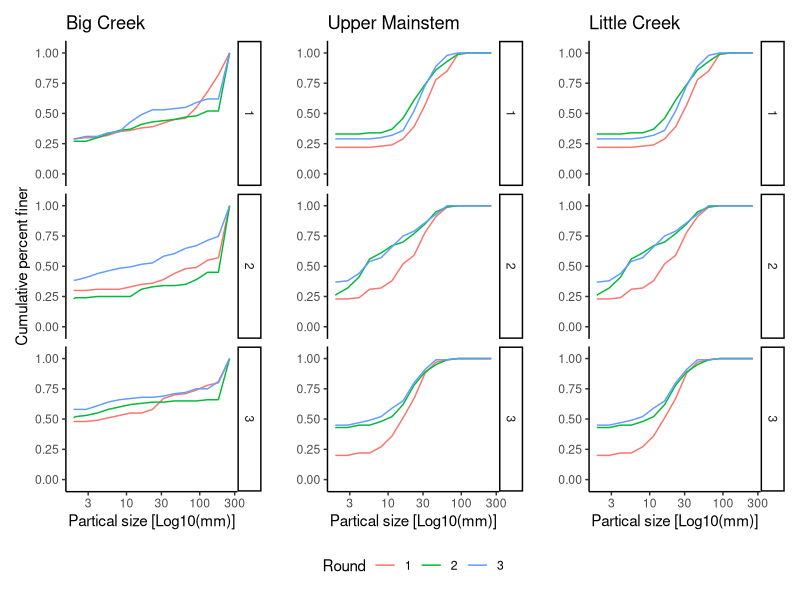
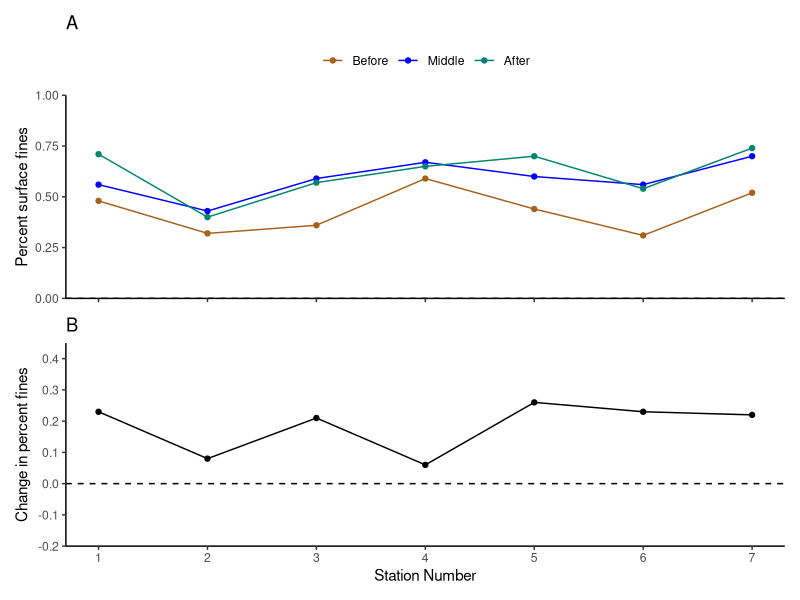
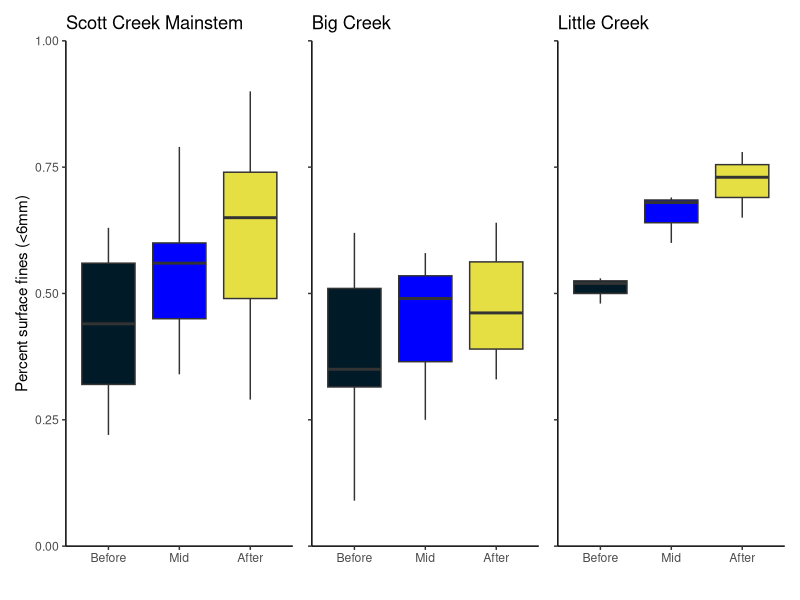
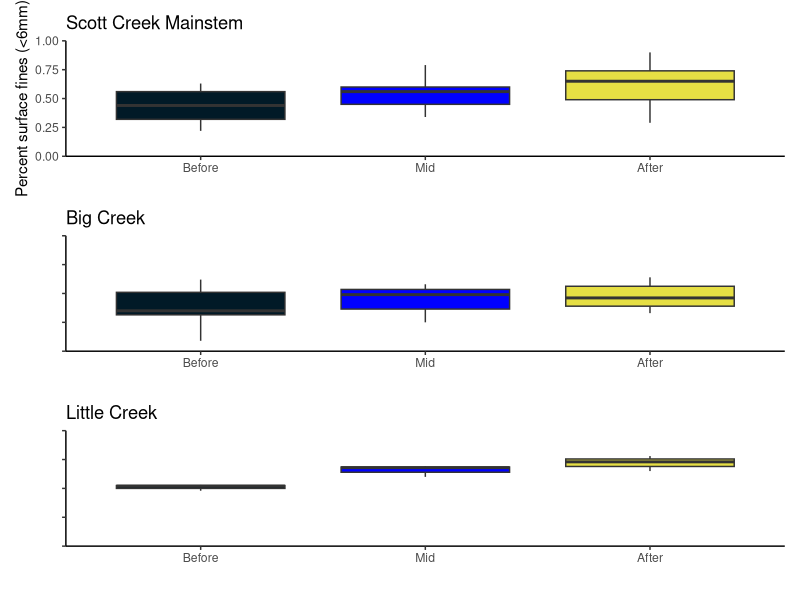
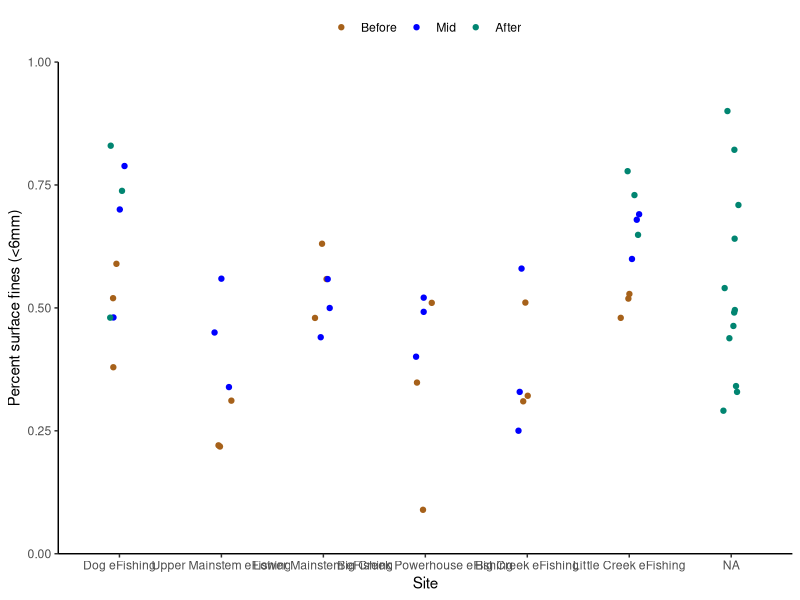
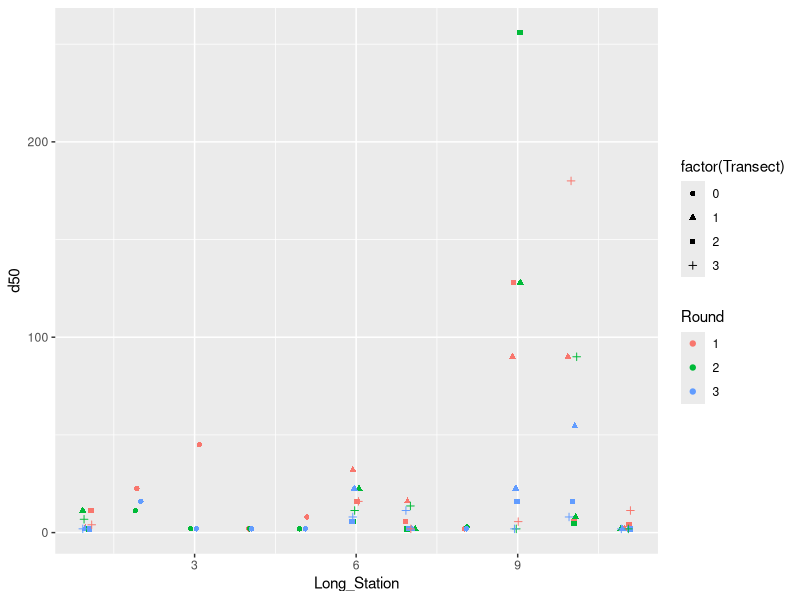

Here is the R script that generated these plots, in order: (Note: this script raises an error after producing the figures.)
###############################################
##
## Script name: 3_Pebble_Count_Data_Round3.R
##
## Goals: 1. Visualize the sediment distributions at each site/transect. 
##           (Data needs to be manipulated from size class counts (summaries) 
##           to individual pebbles).
##
##        2. Estimate the change in the amount of surface fines at each transect
##           (reported as % change over time). Note: The cuttoff for "fines" in 
##           the litterature is a bit ambiguous. For now we will stick with 
##           "fines" meaning <6mm (though <8mm could also been used).
##
##        3. Compare how different surface summary statistics (i.e. Dx) changed 
##           after the “first flush” at 1.A each site and 1.B longitudinally 
##           along the mainstem and Big Creek.
##
## Note: See https://github.com/RMBond/ScottCreek-WY21_CZUFire_Poster for project information.
##
###############################################

#Load packages
library(tidyverse)
library(dplyr)
library(lubridate)
# library(ggplot2)
library(patchwork)

#1. Read in the data ####

#Input file contains 3 rounds of data (round 3 is after all precipitation had stopped whareas round 2 was in the middle of the Winter a.k.a. first flush).
pc.dat <- read.csv("Data/Scott_Creek_Pebble_20210802.csv", sep = ",", header = T) #1104 obs of 7 var. 

#2. Do some data wrangling ####

pc <- pc.dat %>% #Start formatting columns into r "tidy" structure.
  mutate(Date = mdy(Date)) %>% 
  mutate(Round = as.factor(Round)) %>% #change column to type = factor
  mutate(Long_Station = as.numeric(Long_Station)) %>% #change column to type = numeric.
  mutate(Category_total = as.numeric(Category_total)) %>% #change column to type = numeric.
  # mutate(Transect = replace_na(Transect, 0)) %>% #replace na (for PCX transects) with a zero 
  group_by(Round, Site, Transect) %>% #Tells r to group each individual transect worth of data to calculate % finer.
  arrange(Size_class_mm) %>% #makes sure data goes from smallest to larges pebble sizes.
  mutate(Percent_finer = cumsum(Category_total)/sum(Category_total)) #create column for percent finer than. 

#Check the data structure

str(pc)

#3. Cumulative percent finer plots for the eFishing sites ####
#Goal: Quickly visualize some of the transect changes between survey rounds.
#      (Not intended for the poster). 

test.bc <- pc %>% 
  filter(Long_Station == 9)

#Big Creek Plot - Subtle changes in sediment.
bc <- ggplot(test.bc, aes(Size_class_mm, Percent_finer, color = Round)) +
  geom_line() +
  facet_grid(Transect ~ .) +
  scale_x_log10(name = "Partical size [Log10(mm)]") +
  scale_y_continuous(name = "Cumulative percent finer", limits = c(0,1), expand = c(0,.1)) +
  # scale_color_manual(values = c("#a6611a", "#018571")) +
  theme_classic() +
  ggtitle("Big Creek")

test.um <- pc %>% 
  filter(Long_Station == 6)

#Upper Mainstem Plot - Fines have increased substantially in the upper watershed. 
um <- ggplot(test.um, aes(Size_class_mm, Percent_finer, color = Round)) +
  geom_line() +
  facet_grid(Transect ~ .) +
  scale_x_log10(name = "Partical size [Log10(mm)]") +
  scale_y_continuous(name = "", limits = c(0,1), expand = c(0,.1)) +
  # scale_color_manual(values = c("#a6611a", "#018571")) +
  theme_classic() +
  ggtitle("Upper Mainstem")

#Little Creek Plot
test.lc <- pc %>% 
  filter(Long_Station == 11)

lc <- ggplot(test.um, aes(Size_class_mm, Percent_finer, color = Round)) +
  geom_line() +
  facet_grid(Transect ~ .) +
  scale_x_log10(name = "Partical size [Log10(mm)]") +
  scale_y_continuous(name = "", limits = c(0,1), expand = c(0,.1)) +
  # scale_color_manual(values = c("#a6611a", "#018571")) +
  theme_classic() +
  ggtitle("Little Creek")

#Put plots together using patchwork
bc + um + lc +
  plot_layout(guides = 'collect') & 
  theme(legend.position = 'bottom') 
# plot_annotation(caption = 'If the blue line starts above the tan line, it means the surface sediment became finer after the first flush.')

# ggsave("Figures/PC_20210406_5x4.jpg", width = 5, height = 4, units = "in", dpi = 650, device = "jpg")


#4. Percent fines (<6mm) along the mainstem by station number (pc2)####
#Goal: Visualize the amount (percent surface fines along the mainstem. Station number is used to lign up the sites from downstream to upstream.

pc2.mainstem.fines <- pc %>% 
  filter(Size_class_mm == 5.6) %>% #select the fines size class.
  filter(Long_Station < 8) %>% #mainstem stations
  filter(Transect == 0 | Transect == 2) #use T2 (midpoint) for each eFishing reach.

a <- ggplot(pc2.mainstem.fines, aes(x = Long_Station, y = Percent_finer, color = Round)) +
  geom_line() +
  geom_point() +
  scale_y_continuous(name = "Percent surface fines", limits = c(0,1.0), expand = c(0,0)) +
  scale_x_continuous(name = "Station Number", limits = c(1,7), breaks = seq(0,7,1)) +
  scale_color_manual(values = c("#a6611a", "blue","#018571"), labels = c("Before", "Middle","After")) +
  theme_classic() +
  geom_hline(yintercept = 0, lty = 2) +
  labs(title = "A") +
  # subtitle = "Flow is from right (upstream) to left (downstream)") +
  # caption = "The meainstem between Big and Little Creeks (Station 3) and the upper watershed \n (Stations 6 and 7) had the biggest increases in fine sediment.")
  theme(axis.title.x = element_blank(),
        axis.text.x = element_blank(),
        legend.position = "top",
        legend.title = element_blank())

#5. Caculate change in % fines (<6mm) for each transect (pc2) ####
#Goal: Caculate the change in % fines (<6mm) between the two survey rounds for each transect and site.

#Subset data by Round
pc2.r1 <- pc %>%
  filter(Round == 1) %>% #Round 1 data
  filter(Size_class_mm == 5.6) #focus on the 5.6 size class for each transect

# pc2.r2 <- pc %>%
#   filter(Round == 2) %>% #Round 2 data
#   filter(Size_class_mm == 5.6) #focus on the 5.6 size class for each transect

pc2.r3 <- pc %>%
  filter(Round == 3) %>% #Round 2 data
  filter(Size_class_mm == 5.6) #focus on the 5.6 size class for each transect

#Spread data into long format to calculate % change
pc2 <- full_join(pc2.r1, pc2.r3, by = c("Long_Station", "Transect")) %>% #Joins the two rounds of data
  mutate(fines_per_change = Percent_finer.y - Percent_finer.x) %>% #Subract round 1 from round 2. A positive number means an increase in fines after the first flush.
  mutate(Site = Site.x) %>% #relabeling site for clarity
  select(Site, Transect, Long_Station, fines_per_change)


#select transects 0 or 2

pc2.2 <- pc2 %>% 
  filter(Transect == 0 | Transect == 2)

mean(pc2.2$fines_per_change) #14.5
min(pc2.2$fines_per_change) #-0.07
max(pc2.2$fines_per_change) #0.26

mean(pc2$fines_per_change) #16.3
min(pc2$fines_per_change) #-0.11
max(pc2$fines_per_change) #0.45


#---------------------------------------------------------------------------------------



#Plot % fines change over longitudinal station distance

#Subset data by mainstem vs tributary stations (See above for station number key)
pc2.mainstem <- pc2 %>%
  filter(Long_Station < 8) %>%
  filter(Transect == 0 | Transect == 2)

pc2.bigcreek <- pc2 %>%
  filter(Long_Station > 7 & Long_Station < 11) %>%
  filter(Transect == 0 | Transect == 2)

pc2.littlecreek <- pc2 %>%
  filter(Long_Station == 11) %>%
  filter(Transect == 0 | Transect == 2)

#Subset efishing reaches to make ranges for plot
stattest <- pc2 %>%
  filter(Long_Station == 7)

#Mainstem plot

b <- ggplot(pc2.mainstem, aes(x = Long_Station, y = fines_per_change)) +
  geom_line() +
  geom_point() +
  scale_y_continuous(name = "Change in percent fines", limits = c(-0.2,0.45), breaks = seq(-0.2,0.45,.1), expand = c(0,0)) +
  scale_x_continuous(name = "Station Number", limits = c(1,7), breaks = seq(0,7,1)) +
  theme_classic() +
  geom_hline(yintercept = 0, lty = 2) +
  # geom_segment(x = 1, y = -0.13, xend = 1, yend = 0.08, lty = 3) + #variation in Station 1
  # geom_segment(x = 6, y = 0.12, xend = 6, yend = 0.25, lty = 3) + #variation in Station 6
  # geom_segment(x = 7, y = -0.11, xend = 7, yend = 0.3857, lty = 3) + #variation in Station 7
  labs(title = "B")
# labs(title = "Change in percent fines (<6mm) along the mainstem",
#      subtitle = "Flow is from right (Upstream) to left (Downstream)",
#      caption = "The meainstem between Big and Little Creeks (Station 3) and the upper watershed \n (Stations 6 and 7) had the biggest increases in fine sediment. \n Dotted vertical lines are ranges at the eFishing sites.")

#Putting plots together
a / b

# ggsave("Figures/PC_percent_fines_mainstem_20210406_6x6.jpg", width = 6, height = 6, units = "in", dpi = 650, device = "jpg")


#6. Boxplot of percent surface fines (pc3) ####
#Goal: Boxplot of percent surface fines using all sites/transects

pc3.fines <- pc %>% 
  filter(Size_class_mm == 5.6)

plot.pc3.fines.all <- ggplot(pc3.fines, aes(x = Round, y = Percent_finer)) +
  geom_boxplot() +
  scale_y_continuous(name = "Percent surface fines (<6mm)", limits = c(0,1),
                     expand = c(0,0))  +
  ggtitle("All sites")

#Boxplot of percent surface fines on mainstem
pc3.fines.mainstem <- pc %>% 
  filter(Size_class_mm == 5.6) %>% 
  filter(Long_Station < 8)

plot.pc3.fines.mainstem <- ggplot(pc3.fines.mainstem, aes(x = Round, y = Percent_finer)) +
  geom_boxplot(fill = c("#011a27", "blue", "#e6df44")) +
  scale_x_discrete(name = "", limits = c("1","2","3"), labels = c("Before", "Mid", "After")) +
  scale_y_continuous(name = "Percent surface fines (<6mm)", limits = c(0,1),
                     expand = c(0,0)) +
  theme_classic() +
  # theme(axis.text.x = element_blank(), #use for portrait layout
  #       axis.title.y = element_blank()) +
  # ggtitle("Scott Creek Mainstem (n=13)")
  ggtitle("Scott Creek Mainstem")

#Boxplot of percent surface fines on Big Creek
pc3.fines.bc <- pc %>% 
  filter(Size_class_mm == 5.6) %>% 
  filter(Long_Station > 7 & Long_Station < 11)

plot.pc3.fines.bc <- ggplot(pc3.fines.bc, aes(x = Round, y = Percent_finer)) +
  geom_boxplot(fill = c("#011a27", "blue", "#e6df44")) +
  scale_x_discrete(name = "", limits = c("1","2","3"), labels = c("Before", "Mid", "After")) +
  scale_y_continuous(name = "Percent surface fines (<6mm)", limits = c(0,1),
                     expand = c(0,0)) +
  theme_classic() +
  theme(axis.text.y = element_blank(),
        axis.title.y = element_blank()) +
  ggtitle("Big Creek")
# ggtitle("Big Creek (n=7)")


#Boxplot of percent surface fines on Little Creek
pc3.fines.lc <- pc %>% 
  filter(Size_class_mm == 5.6) %>% 
  filter(Long_Station == 11)

plot.pc3.fines.lc <- ggplot(pc3.fines.lc, aes(x = Round, y = Percent_finer)) +
  geom_boxplot(fill = c("#011a27", "blue", "#e6df44")) +
  scale_x_discrete(name = "", limits = c("1","2","3"), labels = c("Before", "Mid", "After")) +
  scale_y_continuous(name = "Percent surface fines (<6mm)", limits = c(0,1),
                     expand = c(0,0)) +
  theme_classic() +
  theme(axis.text.y = element_blank(),
        axis.title.y = element_blank()) +
  # ggtitle("Little Creek (n=3)")
  ggtitle("Little Creek")

#Put plots together using patchwork
plot.pc3.fines.mainstem +  plot.pc3.fines.bc +  plot.pc3.fines.lc # Landscape layout

# ggsave("Figures/PC_percent_fines_boxplot_20210414_7x3.jpg", width = 7, height = 3, units = "in", dpi = 650, device = "jpg")


plot.pc3.fines.mainstem /  plot.pc3.fines.bc /  plot.pc3.fines.lc # Portrait layout

# ggsave("Figures/PC_percent_fines_boxplot_20210413_3x6.jpg", width = 3, height = 6, units = "in", dpi = 650, device = "jpg")


#Variation in Percent Fines for each eFishing Site starting with pc3.fines

#Grab the eFishing sites
pc3.efishing <- pc3.fines %>% 
  filter(grepl('eFishing', Site)) #using grepl to select all sites with "efishing" in the name 

#Tell r Sites will be in a specific order.
pc3.efishing$Site <- factor(pc3.efishing$Site, levels = c("Dog eFishing","Upper Mainstem eFishing","Lower Mainstem eFishing","Big Creek Powerhouse eFishing","Big Creek eFishing", "Little Creek eFishing"),ordered = TRUE)

#Scatterplot to see the variation (3 transects) in percent fines for each eFishing Site.
ggplot(pc3.efishing, aes(x = Site, y = Percent_finer, color = Round)) +
  geom_jitter(width = 0.1) +
  scale_y_continuous(name = "Percent surface fines (<6mm)", limits = c(0,1),
                     expand = c(0,0)) +
  scale_color_manual(values = c("#a6611a", "blue","#018571"), labels = c("Before", "Mid","After")) +
  theme_classic() +
  theme(legend.position = "top",
        legend.title = element_blank())


#STATS - TBD
#Need to figure out if we are using t-tests or Chi-squared test for independance?
#Before running the t tests we need to think about independance (repeated measures??. 

#Mainstem
pc3.fines.mainstem.r1 <-  pc3.fines.mainstem %>% 
  filter(Round == 1) %>% #Round 1 data  
  select(Percent_finer)

pc3.fines.mainstem.r2 <-  pc3.fines.mainstem %>% 
  filter(Round == 2) %>% #Round 2 data
  select(Percent_finer)

# t.test( pc3.fines.mainstem.r1$Percent_finer,  pc3.fines.mainstem.r2$Percent_finer, alternative = "two.sided") #May need to adjust the alternative to "greater than".

# Big Creek
pc3.fines.bc.r1 <-  pc3.fines.bc %>% 
  filter(Round == 1) %>% #Round 1 data  
  select(Percent_finer)

pc3.fines.bc.r2 <-  pc3.fines.bc %>% 
  filter(Round == 2) %>% #Round 2 data
  select(Percent_finer)

# t.test( pc3.fines.bc.r1$Percent_finer,  pc3.fines.bc.r2$Percent_finer, alternative = "two.sided") #May need to adjust the alternative to "greater than".

#Little Creek
pc3.fines.lc.r1 <-  pc3.fines.lc %>% 
  filter(Round == 1) %>% #Round 1 data  
  select(Percent_finer)

pc3.fines.lc.r2 <-  pc3.fines.lc %>% 
  filter(Round == 2) %>% #Round 2 data
  select(Percent_finer)

# t.test( pc3.fines.lc.r1$Percent_finer,  pc3.fines.lc.r2$Percent_finer, alternative = "two.sided") #May need to adjust the alternative to "greater than".


#7. Sediment Distribution Plots ####

#* 7.1 Expand count summaries to individual counts (pc4) ####
#The tidy package has the function "uncount" which is the opposite operation of "dplyr::count"

pc4 <- pc %>% 
  group_by(Long_Station, Transect, Round)

pc4.pebbles <- uncount(pc4, Category_total, .id = "id") %>% 
  mutate(Pebble_mm = Size_class_mm) %>% #rename column to emphasize we are looking at individual pebbles now
  select(!Size_class_mm) #remove column

#* 7.2 Calculate D50 for plotting (pc4) ####
#Goal: Calculate the median (by definition the D50) for each site, transect, and round

pc4.d50 <- pc4.pebbles %>% 
  summarise(d50 = median(Pebble_mm))

ggplot(pc4.d50, aes( x = Long_Station, y = d50, color = Round, shape = factor(Transect))) + 
  geom_jitter(width = 0.1)

#Looking at only eFishing Sites
#Grab the eFishing sites
pc4.efishing <- pc4.pebbles %>% 
  filter(grepl('eFishing', Site)) #using grepl to select all sites with "efishing" in the name 

#Tell r Sites will be in a specific order.
pc4.efishing$Site <- factor(pc4.efishing$Site, levels = c("Dog eFishing","Upper Mainstem eFishing","Lower Mainstem eFishing","Big Creek Powerhouse eFishing","Big Creek eFishing", "Little Creek eFishing"),ordered = TRUE)

pc4.d50.efish <- pc4.efishing %>% 
  summarise(d50 = median(Pebble_mm))

ggplot(pc4.d50.efish, aes( x = Site, y = d50, color = Round, shape = factor(Transect))) + 
  geom_jitter(width = 0.1)

#Looking longitudinally along the mainstem
pc4.d50.mainstem <- pc4.pebbles %>% 
  filter(Long_Station < 8) %>%  #mainstem stations
  summarise(d50 = median(Pebble_mm))

pc4.d50.mainstem$Site <- factor(pc4.d50.mainstem$Site, levels = c("Lower Mainstem eFishing", "PCX-1", "PCX-2", "PCX-4", "PCX-5", "Upper Mainstem eFishing", "Dog eFishing"),ordered = TRUE)

ggplot(pc4.d50.mainstem, aes( x = Long_Station, y = d50, color = Round, shape = factor(Transect))) +
  geom_jitter(width = 0.1) +
  scale_y_continuous(name = "D50", limits = c(0,64),
                     expand = c(0,0)) +
  # scale_color_manual(values = c("#a6611a", "#018571"), labels = c("Before", "After")) +
  theme_classic() +
  theme(legend.position = "bottom")

# ggsave("Figures/PC_d50_mainstem_20210406_9x3.jpg", width = 9, height = 3, units = "in", dpi = 650, device = "jpg")

#* 7.3 Pebble distribution plots (pc4) ####
#Quick scatterplot to see the data points
ggplot(pc4.pebbles, aes( x = Long_Station, y = Pebble_mm, color = Round, shape = factor(Transect))) + 
  geom_jitter()


#Violin plot - hard to see
ggplot(pc4.pebbles, aes( x = Long_Station, y = Pebble_mm, color = Round)) +
  geom_violin()

#Box plot 
ggplot(pc4.pebbles, aes( x = Long_Station, y = Pebble_mm, color = Round)) +
  geom_boxplot()
